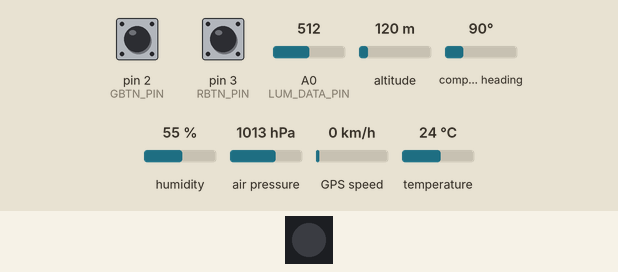
Simulated run of this program. Board: Arduino Uno, built with avr-gcc and run on an emulated ATmega328P. Parts: 1 RGB LEDs in strip order, left to right. Inputs (shaded band) come from the test bench; at power-on: pin 3 (RBTN_PIN) LOW, pin 2 (GBTN_PIN) HIGH, A0 (LUM_DATA_PIN) = 512, altitude 120 m, compass heading 90°, humidity 55 %, air pressure 1013 hPa, GPS speed 0 km/h, temperature 24 °C. The local clock reads 2024-03-15 10:24:30 at power-on unless the program sets it; storage starts empty; the GPS gets a fix after 3 s at 37.7749, -122.4194 with 8 satellites; what the program prints to the serial monitor is not drawn.

Above: at 0.1 s.
At 5.6 s:
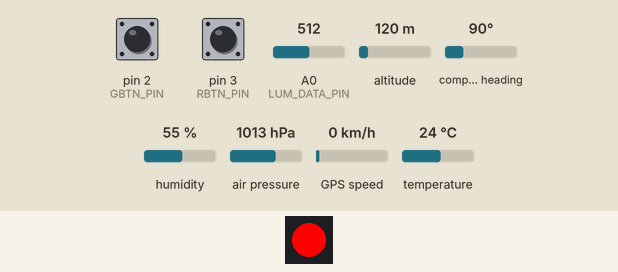
5.7 s: pin 3 (RBTN_PIN) pulled HIGH for 1 s
At 7.2 s:
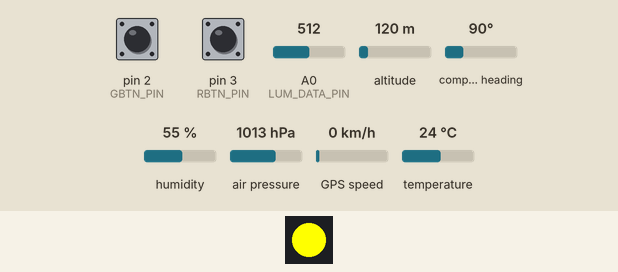
10.9 s: pin 3 (RBTN_PIN) pulled HIGH for 0.4 s
15.5 s: pin 3 (RBTN_PIN) pulled HIGH for 3.2 s
Timing chart, 0 to 26.2 s (numbered marks = the images above; inputs shaded):
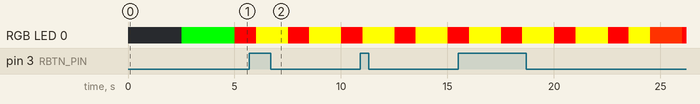

The program:

main.cpp
```cpp
// Worldwide Weather Watcher Project
// 22/10/2022

// Group B
// DENNI Raphaël
// HOUILLE Lukas
// ROUAS Léo

#include <dependencies.h> // include all the libraries and the defines

ChainableLED leds(LED_PIN, LED_DATA_PIN, LEDS_NUM); // initialize the LED strip

Adafruit_BME280 bme; // initialize I2C communication for the bme280 sensor

SoftwareSerial ss(RX_PIN_TO_GPS, TX_PIN_TO_GPS); // initialize the pins for the GPS module

TinyGPSPlus gps; // initialize the GPS module

DS1307 clock; // initialize the RTC module

struct config config; // initialize the config structure

struct modeVar modeVar; // initialize the mode structure

struct data data; // initialize the data structure


void configLoad()
{
    // Read config file
    File dataFile = SD.open("config.txt", FILE_WRITE);

    if (dataFile && digitalRead(RBTN_PIN) != LOW)
    {
        // Attribute the value of the config file to the config structure
        leds.setColorRGB(YELLOW);

        int buffer[8];

        config.logInterval = dataFile.read(buffer, 2);
        config.timeout = dataFile.read(buffer, 2);

        config.year = dataFile.read(buffer, 4);
        config.month = dataFile.read(buffer, 2);
        config.day = dataFile.read(buffer, 2);

        config.hour = dataFile.read(buffer, 2);
        config.minute = dataFile.read(buffer, 2);
        config.second = dataFile.read(buffer, 2);

        config.lumin = dataFile.read();

        config.temp = dataFile.read();
        config.tempLow = dataFile.read(buffer, 3);
        config.tempHigh = dataFile.read(buffer, 3);

        config.press = dataFile.read();
        config.pressLow = dataFile.read(buffer, 4);
        config.pressHigh = dataFile.read(buffer, 4);

        config.hum = dataFile.read();

    }
    else
    {
        modeVar.ledMode = ERROR_SD_FULL;

    };

    dataFile.close();

    if (digitalRead(GBTN_PIN) == LOW)
    {
        leds.setColorRGB(YELLOW);

        clock.fillByYMD(config.year, config.month, config.day);
        clock.fillByHMS(config.hour, config.minute, config.second);

        clock.setTime();

    };

    if (config.logInterval < 600000 && DEBUG_INTERVAL == false)
        config.logInterval = 600000;

}


ISR(TIMER1_COMPA_vect) // check if button is pressed
{
    static int state = 0;
    // LED update
    switch (modeVar.ledMode)
    {
    case ERROR_CAPTOR_ACCESS:
    case ERROR_GPS:
    case ERROR_CLOCK_ACCESS:
    case ERROR_SD_FULL:
        if (state == 2)
        {
            leds.setColorRGB(RED);
            state++;
        }
        else if (state == 4) // 1s
        {
            if (modeVar.ledMode == ERROR_CAPTOR_ACCESS)
                leds.setColorRGB(GREEN);
            if (modeVar.ledMode == ERROR_GPS)
                leds.setColorRGB(YELLOW);
            if (modeVar.ledMode == ERROR_CLOCK_ACCESS)
                leds.setColorRGB(BLUE);
            if (modeVar.ledMode == ERROR_SD_FULL)
                leds.setColorRGB(WHITE);
            state = 0;
        }
        else
            state++;
        break;
    case ERROR_SD_WRITE:
    case ERROR_DATA_INCOHERENCE:
        if (state == 4)
        {
            leds.setColorRGB(RED);
            state++;
        }
        else if (state == 6)
        {
            if (modeVar.ledMode == ERROR_SD_WRITE)
                leds.setColorRGB(WHITE);
            if (modeVar.ledMode == ERROR_DATA_INCOHERENCE)
                leds.setColorRGB(GREEN);
            state = 0;
        }
        else
            state++;
        break;
    default:
        state = 0;
        if (modeVar.ledMode == MAINTENANCE)
            leds.setColorRGB(ORANGE);
        else if (modeVar.ledMode == ECONOMY)
            leds.setColorRGB(BLUE);
        else if (modeVar.ledMode == STANDARD)
            leds.setColorRGB(GREEN);
        break;
    }
    // Button check
    if (digitalRead(RBTN_PIN) == LOW)
    {
        modeVar.rBtntimePressed++;
        if (modeVar.rBtntimePressed > (62500 * TIME_TO_SWITCH / LED_UPDATE_INTERVAL))
        {
            modeVar.rBtntimePressed = 0;
            if (modeVar.actual != MAINTENANCE)
            {
                modeVar.previous = modeVar.actual;
                modeVar.actual = MAINTENANCE;
                modeVar.ledMode = MAINTENANCE;
            }
            else
            {
                modeVar.actual = modeVar.previous;
                modeVar.previous = MAINTENANCE;
                modeVar.ledMode = modeVar.actual;
            }
        }
    }
    else if (digitalRead(GBTN_PIN) == LOW) // priority to the red button
    {
        modeVar.gBtntimePressed++;
        if (modeVar.gBtntimePressed > (62500 * TIME_TO_SWITCH / LED_UPDATE_INTERVAL))
        {
            modeVar.gBtntimePressed = 0;
            if (modeVar.actual == STANDARD)
            {
                modeVar.previous = modeVar.actual;
                modeVar.actual = ECONOMY;
                modeVar.ledMode = ECONOMY;

                config.logInterval = config.logInterval*2;

            }
            else if (modeVar.actual == ECONOMY)
            {
                modeVar.previous = modeVar.actual;
                modeVar.actual = STANDARD;
                modeVar.ledMode = STANDARD;

                config.logInterval = config.logInterval/2;

            }
        }
    }
    else
    {
        modeVar.rBtntimePressed = 0;
        modeVar.gBtntimePressed = 0;
    }
}


void getData()
{
    // RTC data
    clock.getTime();

    data.rtc.year = clock.year + 2000; // get the year data
    data.rtc.month = clock.month;      // get the month data
    data.rtc.day = clock.dayOfMonth;   // get the day data
    data.rtc.hour = clock.hour;        // get the hour data
    data.rtc.minute = clock.minute;    // get the minute data
    data.rtc.second = clock.second;    // get the second data

    // Check year data
    if (data.rtc.year < 2000 || data.rtc.year > 2099)
    {
        modeVar.error = ERROR_DATA_INCOHERENCE;
        DEBUG_SERIAL.println("ERROR: Year data incoherence");

    };

    // Check month data
    if (data.rtc.month < 1 || data.rtc.month > 12)
    {
        modeVar.error = ERROR_DATA_INCOHERENCE;
        DEBUG_SERIAL.println("ERROR: Month data incoherence");

    };

    // Check day data
    if (data.rtc.day < 1 || data.rtc.day > 31)
    {
        modeVar.error = ERROR_DATA_INCOHERENCE;
        DEBUG_SERIAL.println("ERROR: Day data incoherence");

    };

    // Luminosity data
    if (config.lumin == 1)
    {
        data.luminosity.luminosity = analogRead(LUM_DATA_PIN) * 100.0 / 1023.0; // get the luminosity value

        // Check luminosity data
        if (data.luminosity.luminosity < 0 || data.luminosity.luminosity > 100)
        {
        modeVar.error = ERROR_DATA_INCOHERENCE;
        DEBUG_SERIAL.println("ERROR: Luminosity data incoherence");

        };
        if(!analogRead(LUM_DATA_PIN))
        {
            modeVar.error = ERROR_CAPTOR_ACCESS;
            DEBUG_SERIAL.println("ERROR: Luminosity captor access");
        };

    };


    // Sensors data
    if (bme.begin(BME_ADDRESS) || bme.begin(BME_ADDRESS_ALT))
    {
        // Temperature data
        if (config.temp == 1)
        {
            data.sensors.temperature = bme.readTemperature();                // get the temperature data

            // Check temperature data
            if (data.sensors.temperature < config.tempLow || data.sensors.temperature > config.tempHigh)
            {
                modeVar.error = ERROR_DATA_INCOHERENCE;
                DEBUG_SERIAL.println("ERROR: Temperature data incoherence");

            };

        };

        // Pressure data
        if (config.press == 1)
        {
            data.sensors.pressure = bme.readPressure()/100.0F;               // get the pressure data

            // Check pressure data
            if (data.sensors.pressure < config.pressLow || data.sensors.pressure > config.pressHigh)
            {
                modeVar.error = ERROR_DATA_INCOHERENCE;
                DEBUG_SERIAL.println("ERROR: Pressure data incoherence");

            };

        };

        // Humidity data
        if (config.hum == 1)
        {
            data.sensors.humidity = bme.readHumidity();                      // get the humidity data

            // Check humidity data
            if (data.sensors.humidity < 0 || data.sensors.humidity > 100)
            {
                modeVar.error = ERROR_DATA_INCOHERENCE;
                DEBUG_SERIAL.println("ERROR: Humidity data incoherence");

            };

        };

    }
    else
    {
        modeVar.error = ERROR_CAPTOR_ACCESS;
        DEBUG_SERIAL.println("ERROR: BME280 access");

    }


    // GPS data
    while (ss.available() > 0)
    {
        if (gps.encode(ss.read()))
        {
            data.gps.latitude = gps.location.lat();    // get the latitude data
            data.gps.longitude = gps.location.lng();   // get the longitude data
            data.gps.altitude = gps.altitude.meters(); // get the altitude data

            // Check latitude data
            if (data.gps.latitude < -90 || data.gps.latitude > 90)
            {
                modeVar.error = ERROR_DATA_INCOHERENCE;
                DEBUG_SERIAL.println("ERROR: Latitude data incoherence");

            };

            // Check longitude data
            if (data.gps.longitude < -180 || data.gps.longitude > 180)
            {
                modeVar.error = ERROR_DATA_INCOHERENCE;
                DEBUG_SERIAL.println("ERROR: Longitude data incoherence");

            };

            // Check altitude data
            if (data.gps.altitude < -1000 || data.gps.altitude > 10000)
            {
                modeVar.error = ERROR_DATA_INCOHERENCE;
                DEBUG_SERIAL.println("ERROR: Altitude data incoherence");

            };

        }
        else
        {
            modeVar.error = ERROR_GPS;

        };
    };

}


void storeData()
{
    noInterrupts();

    // Store in SD card
    File dataFile = SD.open("data.csv", FILE_WRITE);

    if (dataFile)
    {
        dataFile.print(data.rtc.year);
        dataFile.print("-");
        dataFile.print(data.rtc.month);
        dataFile.print("-");
        dataFile.print(data.rtc.day);
        dataFile.print(" ");
        dataFile.print(data.rtc.hour);
        dataFile.print(":");
        dataFile.print(data.rtc.minute);
        dataFile.print(":");
        dataFile.print(data.rtc.second);
        dataFile.print(";");
        dataFile.print(data.sensors.temperature);
        dataFile.print(";");
        dataFile.print(data.sensors.pressure);
        dataFile.print(";");
        dataFile.print(data.sensors.humidity);
        dataFile.print(";");
        dataFile.print(data.luminosity.luminosity);
        dataFile.print(";");
        dataFile.print(data.gps.latitude);
        dataFile.print(",");
        dataFile.print(data.gps.longitude);
        dataFile.print(";");
        dataFile.print(data.gps.altitude);
        dataFile.println();

        dataFile.close();

    }
    else
    {
        modeVar.error = ERROR_SD_FULL;

    }

    interrupts();

}


void printDataSerial()
{
    // Print data on the serial monitor
    Serial.println("===================");
    Serial.print(data.rtc.year);
    Serial.print("-");
    Serial.print(data.rtc.month);
    Serial.print("-");
    Serial.print(data.rtc.day);
    Serial.print(" ");
    Serial.print(data.rtc.hour);
    Serial.print(":");
    Serial.print(data.rtc.minute);
    Serial.print(":");
    Serial.println(data.rtc.second);

    Serial.println(data.luminosity.luminosity);

    Serial.println(data.sensors.temperature);

    Serial.println(data.sensors.pressure);

    Serial.println(data.sensors.humidity);

    Serial.println(data.gps.latitude);

    Serial.println(data.gps.longitude);

    Serial.println(data.gps.altitude);

}


void setup()
{
    Serial.begin(MONITOR_BAUD); // initialize the serial communication

    Wire.begin(); // initialize the I2C communication

    SD.begin(SD_PIN); // initialize the SD card

    clock.begin(); // initialize the RTC

    //configLoad(); // load custom configuration

    delay(2500); // wait 2.5 second

    pinMode(RBTN_PIN, INPUT); // define the red button pin as an input
    pinMode(GBTN_PIN, INPUT); // define the green button pin as an input

    // Timer configuration
    noInterrupts(); // disable all interrupts

    // initialize timer1
    TCCR1A = 0; // set entire TCCR1A register to 0
    TCCR1B = 0; // same for TCCR1B
    TCNT1 = 0;  // initialize counter value to 0

    OCR1A = LED_UPDATE_INTERVAL; // compare match register 16MHz/256/2Hz
    TCCR1B |= (1 << WGM12);      // CTC mode
    TCCR1B |= (1 << CS12);       // 256 prescaler
    TIMSK1 |= (1 << OCIE1A);     // enable timer compare interrupt

    interrupts(); // enable all interrupts

}


void loop()
{
    // Check if the red or green button is pressed and enter the corresponding mode
    // If a button is not pressed check for error
    if (digitalRead(RBTN_PIN) == HIGH || digitalRead(GBTN_PIN) == HIGH)
    {
        if (modeVar.error == NO_ERROR)
            modeVar.ledMode = modeVar.actual;

        else
            modeVar.ledMode = modeVar.error;

    }
    else modeVar.ledMode = modeVar.actual;

    getData(); // get data from the sensors

    if (modeVar.actual == MAINTENANCE)
    {
        printDataSerial();  // print data on the serial monitor

    }
    else
        storeData(); // store data in SD card

    if (DEBUG_INTERVAL == true)
        delay(config.logInterval); // wait for the next log interval (debug)

    else
        delay(config.logInterval*1000*60); // wait for the next log interval


}
```

define.h
```cpp
// Define file for the main program

#define DEBUG false         // Set to true to enable debug mode
#define DEBUG_INTERVAL true // Set to true to enable debug mode for the interval

#define DEBUG_SERIAL if(DEBUG) Serial  // Debug serial port

#define MONITOR_BAUD 9600 // define the baud rate for the serial monitor

#define TIME_TO_SWITCH 5 // define the time to switch between the modes

#define GBTN_PIN 2 // define the pin for the green button
#define RBTN_PIN 3 // define the pin for the red button

#define LED_PIN 5                 // define the alimentation pin for the LED
#define LED_DATA_PIN 6            // define the data pin for the LED
#define LEDS_NUM 1                // number of LEDs in the chain
#define LED_UPDATE_INTERVAL 31250 // define the time between each LED update 62500 = 1s, Value is between 0 and 62500

#define LUM_DATA_PIN A0   // luminosity sensor data pin
#define SECOND_LUM_PIN A1 // second luminosity sensor pin

#define BME_ADDRESS 0x76             // define the BME280 sensor address
#define BME_ADDRESS_ALT 0x77         // define the BME280 sensor address
#define REFRESH_DELAY 1500           // define the delay between each refresh of the data
#define SEALEVELPRESSURE_HPA 1024.90 // define the sea level pressure

#define SD_PIN 4 // define the pin for the SD card

#define TX_PIN_TO_GPS 8 // define the TX pin for the GPS module
#define RX_PIN_TO_GPS 7 // define the RX pin for the GPS module
#define GPS_BAUD 9600   // define the baud rate for the GPS module

#define NO_ERROR 0               // define the no error code
#define STANDARD 1               // define the value of the standard mode
#define CONFIGURATION 2          // define the value of the configuration mode
#define ECONOMY 3                // define the value of the economy mode
#define MAINTENANCE 4            // define the value of the maintenance mode
#define ERROR_CLOCK_ACCESS 5     // define the value of the clock error
#define ERROR_GPS 6              // define the value of the GPS error mode
#define ERROR_CAPTOR_ACCESS 7    // define the value of the captor acess error mode
#define ERROR_DATA_INCOHERENCE 8 // define the value of the INCOHERENCE error mode
#define ERROR_SD_FULL 9          // define the value of the SD card FULL error mode
#define ERROR_SD_WRITE 10        // define the value of the BME280 access error mode

#define RED 0, 255, 0, 0       // define the value of the red color
#define GREEN 0, 0, 255, 0     // define the value of the green color
#define BLUE 0, 0, 0, 255      // define the value of the blue color
#define YELLOW 0, 255, 255, 0  // define the value of the yellow color
#define ORANGE 0, 255, 50, 0   // define the value of the orange color
#define WHITE 0, 255, 255, 255 // define the value of the white color
```

dependencies.h
```cpp
// Dependencies file

#include <stdlib.h> // Only for alloc functions

#include <Arduino.h>        // Arduino library
#include <Wire.h>           // I2C library
#include <SPI.h>            // Serial Peripheral Interface library for communication with the SD card and GPS module
#include <SD.h>             // Library for the SD card
#include <SoftwareSerial.h> // Library for the GPS module

#include <ChainableLED.h>       // Library for the LED strip
#include <Adafruit_Sensor.h>    // Library for the BME280 sensor
#include <Adafruit_BME280.h>    // Library for the BME280 sensor
#include <TinyGPSPlus.h>        // Library for the GPS module
#include "DS1307.h"             // Library for the RTC module

#include <define.h> // Define file
#include <struct.h> // Structure file
```

Source omitted: struct.h (2120 bytes)
